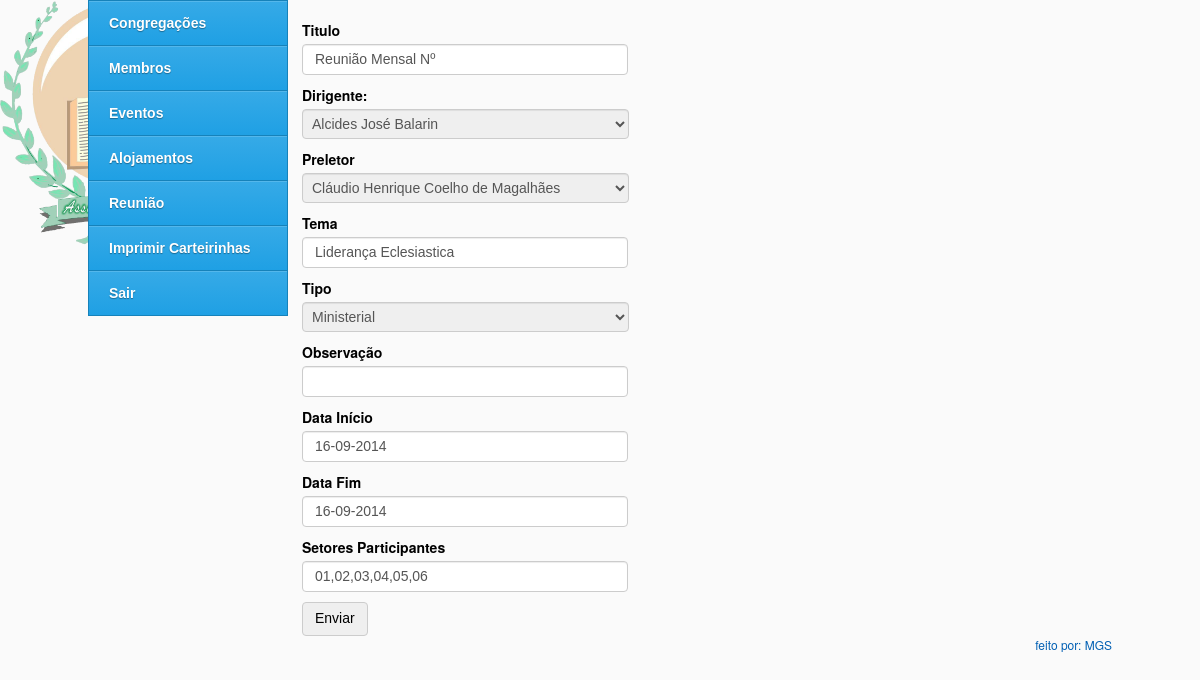
The page /pages/edit_reuniao.php?id=20 (signed in) on the database its author committed.
### tables this page shows
CREATE TABLE `reuniao` (
  `id` int(11) NOT NULL AUTO_INCREMENT,
  `titulo` char(100) DEFAULT NULL,
  `dirigente` int(11) DEFAULT NULL,
  `preletor` int(11) DEFAULT NULL,
  `tipo` varchar(100) DEFAULT NULL,
  `tema` char(100) DEFAULT NULL,
  `DataInicio` date DEFAULT NULL,
  `obs` char(60) DEFAULT NULL,
  `DataFim` date DEFAULT NULL,
  `status` int(11) NOT NULL COMMENT '0 = aberto, 1 = fechado ',
  `setores` varchar(200) NOT NULL COMMENT 'aqui é onde os setores pelas quais a a reuniao faz parte, pra poder dar a falta',
  PRIMARY KEY (`id`),
  KEY `dirigente` (`dirigente`),
  KEY `preletor` (`preletor`)
);

### function/format_data.php (called while the page is built, shortened)
<?php
function format_data_Normal($data){
		$explode = explode("-", $data);
	$dia = $explode[2];
	$mes = $explode[1];
	$ano = $explode[0];
	$newData = "$dia-$mes-$ano";
	return $newData;
}

### pages/edit_reuniao.php (the view, shortened to what this page needs)
<?php
include "../function/pega-nivel.php";
include_once "../function/format_data.php";
?>
<!DOCTYPE html PUBLIC "-//W3C//DTD XHTML 1.0 Transitional//EN" "http://www.w3.org/TR/xhtml1/DTD/xhtml1-transitional.dtd">
<html>
<head>
    <link rel="stylesheet" href="../css/style.css"/>
</head>
<body>
<div id="box">
	<div id="corpo">
        <div id="conteudo">
            <form method="post" enctype="multipart/form-data" id="formulario">
                <fieldset>
                    <? if(isset($_GET)){
                        $id = (int)$_GET['id'];
                        $sql = mysql_query("SELECT * FROM reuniao WHERE id = '$id'");
                        $res = mysql_fetch_array($sql);
                    }
                    ?>
                    <label for="">
                        <span>Titulo</span>
                        <input type="text" name="titulo" value="<?php echo $res['titulo'];?>" />
                    </label>
                    <span>Dirigente: </span>
                    <select name="dirigente">
                        <?php
                            $sql2 = mysql_query("SELECT id, nome FROM membros");
                            while($res2 = mysql_fetch_array($sql2)){
                                 if($res2['id'] == $res['dirigente']){
                                     echo '<option value="'.$res2['id'].'" selected="selected">'.$res2['nome'].'</option>';
                                 }else{
                                     echo '<option value="'.$res2['id'].'">'.$res2['nome'].'</option>';
                                 }
                            }
                        ?>
                    </select>
                    <span>Preletor</span>
                    <select name="preletor">
                        <?php
                        $sql2 = mysql_query("SELECT id, nome FROM membros");
                        while($res2 = mysql_fetch_array($sql2)){
                            if($res2['id'] == $res['preletor']){
                                echo '<option value="'.$res2['id'].'" selected="selected">'.$res2['nome'].'</option>';
                            }else{
                                echo '<option value="'.$res2['id'].'">'.$res2['nome'].'</option>';
                            }
                        }
                        ?>
                    </select>
                    <label for="">
                        <span>Tema</span>
                        <input type="text" name="tema" value="<? echo $res['tema'];?>" />
                    </label>
                    <label for="">
                        <span>Tipo</span>
                        <select name="tipo">
                            <?php
                                switch($res['tipo']){
                                    case "Ministerial":
                                        echo '<option value="Ministerial" selected="selected" >Ministerial</option>
                            <option value="Extraordinária"  >Extraordin&aacute;ria</option>
                            <option value="Informativa" >Informativa</option>
                            <option value="Treinamento" >Treinamento</option>
                            <option value="Pastoral" >Pastoral</option>';
                                        break;
                                }
                            ?>
                        </select>
                    </label>
                    <label for="">
                        <span>Observa&ccedil;&atilde;o</span>
                        <input type="text" name="obs" value="<? echo $res['obs']; ?>" />
                    </label>
                    <label for="">
                        <span>Data In&iacute;cio</span>
                        <input type="text" name="DataInicio" class="data" value="<? echo format_data_Normal($res['DataInicio']); ?>" />
                    </label>
                    <label for="">
                        <span>Data Fim</span>
                        <input type="text" name="DataFim" class="data" value="<? echo format_data_Normal($res['DataFim']); ?>" />
                    </label>
                    <span>Setores Participantes</span>
                    <input type="text" name="setor" value="<?php echo $res['setores'];?>" />
                    <input type="submit" value="Enviar" id="btn-submit" />
                </fieldset>
            </form>
        </div>
    <?php include("menu.php");?>
	</div>
    <div id="footer" style="float:right;">
        <a href="pages/contact.php">feito por: MGS</a>
    </div>
</div>
</body>
</html>

### css/style.css (style rules this page uses)
* { margin: 0; padding: 0; }
#box { width: 1024px; margin: 0 auto; }
body { font-family: "Helvetica Neue",Helvetica,Arial; background: url('../images/logo%20igreja.png') #fafafa no-repeat left top; background-size: 250px ; }
#conteudo { width:810px; float: right; margin-top:0; padding-top:10px; }
#Login fieldset, #conteudo form fieldset { border:0; }
#Login span, #conteudo form span, .simplemodal-container span, .simplemodal-wrap span { display: block; font-family: "Helvetica Neue",Helvetica,Arial; font-size: 14px; font-weight: bold; margin-bottom: 4px; margin-top: 10px; }
#Login input[type=text], #Login input[type=password], #conteudo form input[type=text], .simplemodal-container input[type=text], .simplemodal-wrap input[type=text], #pass { border: 1px solid #ccc; border-radius: 4px; box-shadow: 0 1px 1px rgba(0, 0, 0, 0.075) inset; color: #555; display: block; font-size: 14px; height: 17px; line-height: 1.42857; padding: 6px 12px; transition: border-color 0.15s ease-in-out 0s, box-shadow 0.15s ease-in-out 0s; width:300px; }
#conteudo form label { display: block; margin-bottom: 3px; }
#conteudo select { border: 1px solid #ccc; border-radius: 4px; box-shadow: 0 1px 1px rgba(0, 0, 0, 0.075) inset; color: #555; display: block; font-size: 14px; height: 30px; line-height: 1.42857; padding: 5px; transition: border-color 0.15s ease-in-out 0s, box-shadow 0.15s ease-in-out 0s; width:327px; }
#btn-submit { -moz-user-select: none; background-image: none; border:1px solid #ccc; border-radius: 4px; cursor: pointer; display: inline-block; font-size: 14px; font-weight: 400; line-height: 1.42857; margin-bottom: 0; padding: 6px 12px; text-align: center; vertical-align: middle; white-space: nowrap; margin-top:10px; }
#footer a { text-decoration: none; color:#005fb3; font-size:12px; }

### rows shown on the page
reuniao: titulo "Reunião Mensal Nº", tema "Liderança Eclesiastica", tipo "Ministerial", DataInicio "16-09-2014", DataFim "16-09-2014", setor "01,02,03,04,05,06"

### other values the page prints
form field dirigente "Alcides José Balarin"
form field preletor "Cláudio Henrique Coelho de Magalhães"
